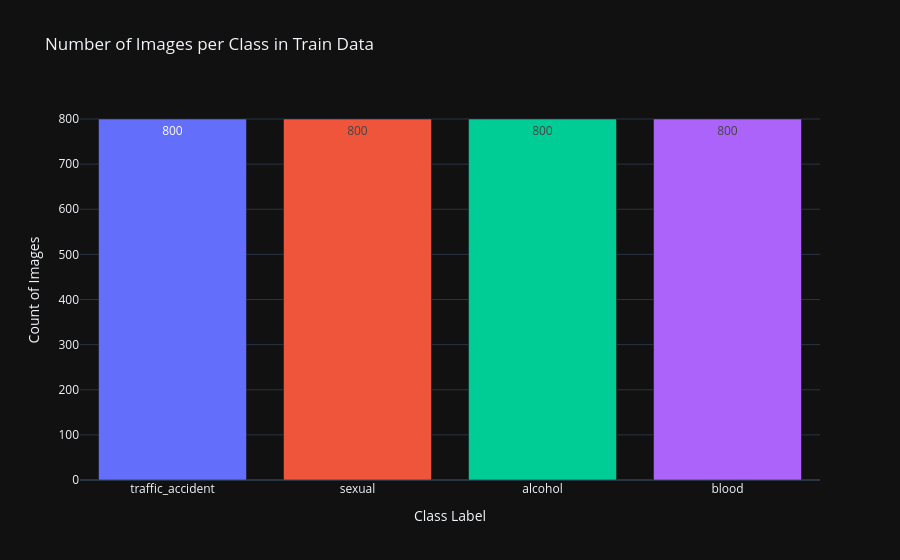

The cell this chart's notebook holds for it:
### Markdown cell above
# Visualize dataset

### Code cell
train_labels_int = np.argmax(train_labels, axis=1)

class_counts = Counter(train_labels_int.tolist())

class_labels = [CLASS_NAMES[label] for label in class_counts.keys()]
counts = list(class_counts.values())

# Plot Class Distribution
fig = px.bar(
    x=class_labels,
    y=counts,
    template='plotly_dark',
    color=class_labels,
    title='Number of Images per Class in Train Data',
    labels={'x': 'Class Label', 'y': 'Count of Images'},
    text=counts
)

fig.update_layout(
    xaxis_title='Class Label',
    yaxis_title='Count of Images',
    showlegend=False
)

fig.show()

### Figure 1 — Plotly figure (JSON) as saved in the notebook; plotly's stock layout.template omitted (floating-point values rounded to 4 significant figures)
{"data": [{"alignmentgroup": "True", "hovertemplate": "color=traffic_accident<br>Class Label=%{x}<br>Count of Images=%{y}<br>text=%{text}<extra></extra>", "legendgroup": "traffic_accident", "marker": {"color": "#636efa", "pattern": {"shape": ""}}, "name": "traffic_accident", "offsetgroup": "traffic_accident", "orientation": "v", "showlegend": true, "text": [800.0], "textposition": "auto", "x": ["traffic_accident"], "xaxis": "x", "y": [800], "yaxis": "y", "type": "bar"}, {"alignmentgroup": "True", "hovertemplate": "color=sexual<br>Class Label=%{x}<br>Count of Images=%{y}<br>text=%{text}<extra></extra>", "legendgroup": "sexual", "marker": {"color": "#EF553B", "pattern": {"shape": ""}}, "name": "sexual", "offsetgroup": "sexual", "orientation": "v", "showlegend": true, "text": [800.0], "textposition": "auto", "x": ["sexual"], "xaxis": "x", "y": [800], "yaxis": "y", "type": "bar"}, {"alignmentgroup": "True", "hovertemplate": "color=alcohol<br>Class Label=%{x}<br>Count of Images=%{y}<br>text=%{text}<extra></extra>", "legendgroup": "alcohol", "marker": {"color": "#00cc96", "pattern": {"shape": ""}}, "name": "alcohol", "offsetgroup": "alcohol", "orientation": "v", "showlegend": true, "text": [800.0], "textposition": "auto", "x": ["alcohol"], "xaxis": "x", "y": [800], "yaxis": "y", "type": "bar"}, {"alignmentgroup": "True", "hovertemplate": "color=blood<br>Class Label=%{x}<br>Count of Images=%{y}<br>text=%{text}<extra></extra>", "legendgroup": "blood", "marker": {"color": "#ab63fa", "pattern": {"shape": ""}}, "name": "blood", "offsetgroup": "blood", "orientation": "v", "showlegend": true, "text": [800.0], "textposition": "auto", "x": ["blood"], "xaxis": "x", "y": [800], "yaxis": "y", "type": "bar"}], "layout": {"xaxis": {"anchor": "y", "domain": [0.0, 1.0], "title": {"text": "Class Label"}}, "yaxis": {"anchor": "x", "domain": [0.0, 1.0], "title": {"text": "Count of Images"}}, "legend": {"title": {"text": "color"}, "tracegroupgap": 0}, "title": {"text": "Number of Images per Class in Train Data"}, "barmode": "relative", "showlegend": false}}
